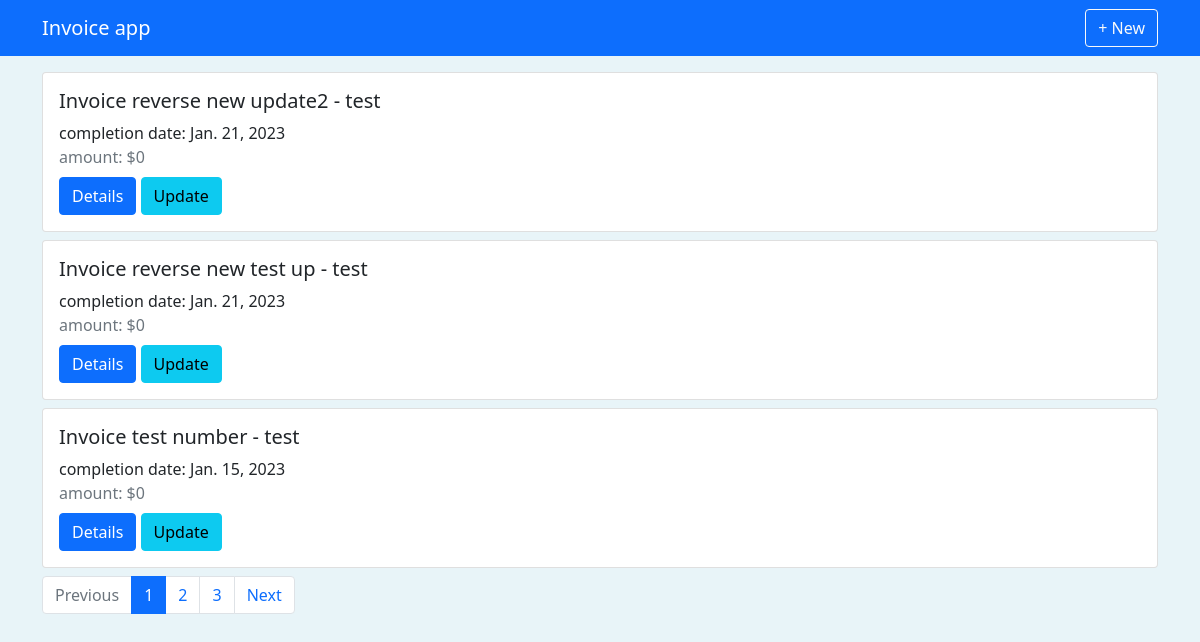
The app's page / (signed in) with its own data.
### invoices/models.py (models this page shows, shortened)
class Invoice(models.Model):
    profile = models.ForeignKey(Profile, on_delete=models.CASCADE)
    receiver = models.ForeignKey(Receiver, on_delete=models.CASCADE)
    number = models.CharField(max_length=150)
    completion_date = models.DateField()
    issue_date = models.DateField()
    payment_day = models.DateField()
    created = models.DateTimeField(auto_now_add=True)
    closed = models.BooleanField(default=False)
    tags = models.ManyToManyField(Tag, blank=True)
    @property
    def tags(self):
        return self.tags.all()
    @property
    def positions(self):
        return self.position_set.all()
    @property
    def total_amount(self):
        total = 0
        qs = self.positions
        for pos in qs:
            total += pos.amount
        return total

### receivers/models.py (models this page shows, shortened)
class Receiver(models.Model):
    name = models.CharField(max_length=200)
    address = models.TextField()
    website = models.URLField(blank=True)
    created = models.DateTimeField(default=datetime.now)
    logo = models.ImageField(default="images/no_photo.png")

### invoices/views.py (the view)
# urls.py: path("", InvoiceListView.as_view(), name="main"),
class InvoiceListView(LoginRequiredMixin, ListView):
    model = Invoice
    paginate_by = 3
    template_name = 'invoices/main.html'# template_name by default invoice_list for model name
    context_object_name = 'qs'# object_list by defoult
    def get_queryset(self):
        profile = get_object_or_404(Profile, user=self.request.user)
        return super().get_queryset().filter(profile=profile).order_by('-created')

### invoices/templates/invoices/main.html (shortened to what this page needs)
{% extends 'base.html' %}
{% block content %}
{% if qs %}
    {% for obj in qs %}
    <div class="card mb-2" style="width:100%">
        <div class="card-body">
            <h5 class="card-title">{{obj.number}} - {{obj.receiver.name}}</h5>
            <div class="card-text">completion date: {{obj.completion_date}}</div>
            <div class="text-muted">amount: ${{obj.total_amount}}</div>
            <div class="mt-2">
                <a href="{% url 'invoices:detail' obj.pk %}" class="btn btn-primary">Details</a>
                {% if not obj.closed %}
                    <a href="{% url 'invoices:update' obj.pk %}" class="btn btn-info">Update</a>
                {% endif %}
            </div>
        </div>
    </div>
    {% endfor %}
{% else %}
    <h3>No invoices created...</h3>
{% endif %}
{% if is_paginated %}
    <nav aria-label="invoice pagination">
        <ul class="pagination">
        <li class="page-item {% if page_obj.has_previous %} {% else %} disabled  {% endif %}">
            <a
            class="page-link" tabindex="-1" aria-disabled="true">Previous</a>
        </li>
        {% for i in paginator.page_range %}
            <li class="page-item {% if page_obj.number == i %} active{% endif %}">
                <a class="page-link" href="?page={{i}}">{{i}}</a>
            </li>
        {% endfor %}
        <li class="page-item {% if page_obj.has_next %} {% else %} disabled  {% endif %}">
            <a {% if page_obj.has_next %}
            href="?page={{ page_obj.next_page_number }}"
            {% endif %} class="page-link">Next</a>
        </li>
        </ul>
    </nav>
{% endif %}
{% endblock content %}

### templates/base.html (shortened to what this page needs)
{% load static %}
<!doctype html>
<html lang="en">
<head>
    <link href="https://cdn.jsdelivr.net/npm/bootstrap@5.0.2/dist/css/bootstrap.min.css" rel="stylesheet">
    <link rel="stylesheet" href="{% static 'style.css' %}" /> {% block scripts %} {% endblock scripts %}
</head>
<body>
    {% include 'navbar.html' %}
    <div class="container mt-3">
        {% block content %} {% endblock content %}
    </div>
</body>
</html>

### templates/navbar.html
<nav class="navbar navbar-dark bg-primary">
    <div class="container">
        <a href="{% url 'invoices:main' %}" class="navbar-brand">Invoice app</a>
        <a href="{% url 'invoices:create' %}" class="btn btn-outline-light">+ New</a>
    </div>
</nav>

### static/style.css (style rules this page uses)
body { background-color: #e8f4f8; }

### records on screen
Invoice: number "Invoice reverse new update2", receiver.name "test", completion_date "Jan. 21, 2023", total_amount "0", closed "Update"
Invoice: number "Invoice reverse new test up", receiver.name "test", completion_date "Jan. 21, 2023", total_amount "0", closed "Update"
Invoice: number "Invoice test number", receiver.name "test", completion_date "Jan. 15, 2023", total_amount "0", closed "Update"

### other values on screen
{{ i }} "1" "2" "3"
